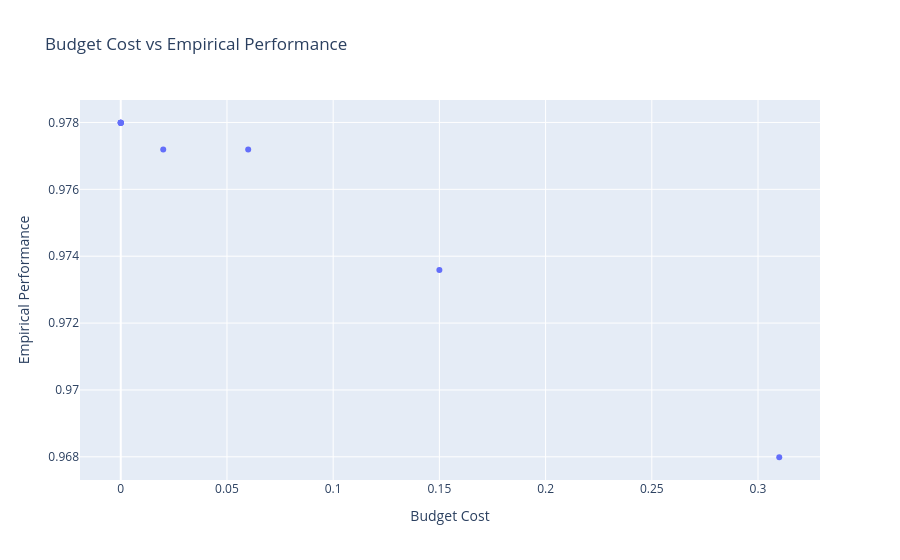

Write notebook code for a chart like this one.
### Code cell
import plotly.express as px
fig = px.scatter(
    x=-costs[:, 0],  # Budget cost (negative because we minimized -cost)
    y=costs[:, 1],   # Empirical performance
    title="Budget Cost vs Empirical Performance",
    labels={"x": "Budget Cost", "y": "Empirical Performance"},
)
# fig.add_scatter(
#     x=-costs[pareto_front, 0],
#     y=costs[pareto_front, 1],
#     mode='markers',
#     marker=dict(color='red', size=10, symbol='star'),
#     name='Pareto Front'
# )
fig.show()

### Figure 1 — Plotly figure (JSON) as saved in the notebook; plotly's stock layout.template omitted (floating-point values rounded to 4 significant figures)
{"data": [{"hovertemplate": "Budget Cost=%{x}<br>Empirical Performance=%{y}<extra></extra>", "legendgroup": "", "marker": {"color": "#636efa", "symbol": "circle"}, "mode": "markers", "name": "", "orientation": "v", "showlegend": false, "type": "scatter", "x": [0.0, 0.0, 0.0, 0.0, 0.0, 0.02, 0.06, 0.15, 0.31], "xaxis": "x", "y": [0.978, 0.978, 0.978, 0.978, 0.978, 0.9772, 0.9772, 0.9736, 0.968], "yaxis": "y"}], "layout": {"legend": {"tracegroupgap": 0}, "title": {"text": "Budget Cost vs Empirical Performance"}, "xaxis": {"anchor": "y", "domain": [0, 1], "title": {"text": "Budget Cost"}}, "yaxis": {"anchor": "x", "domain": [0, 1], "title": {"text": "Empirical Performance"}}}}
